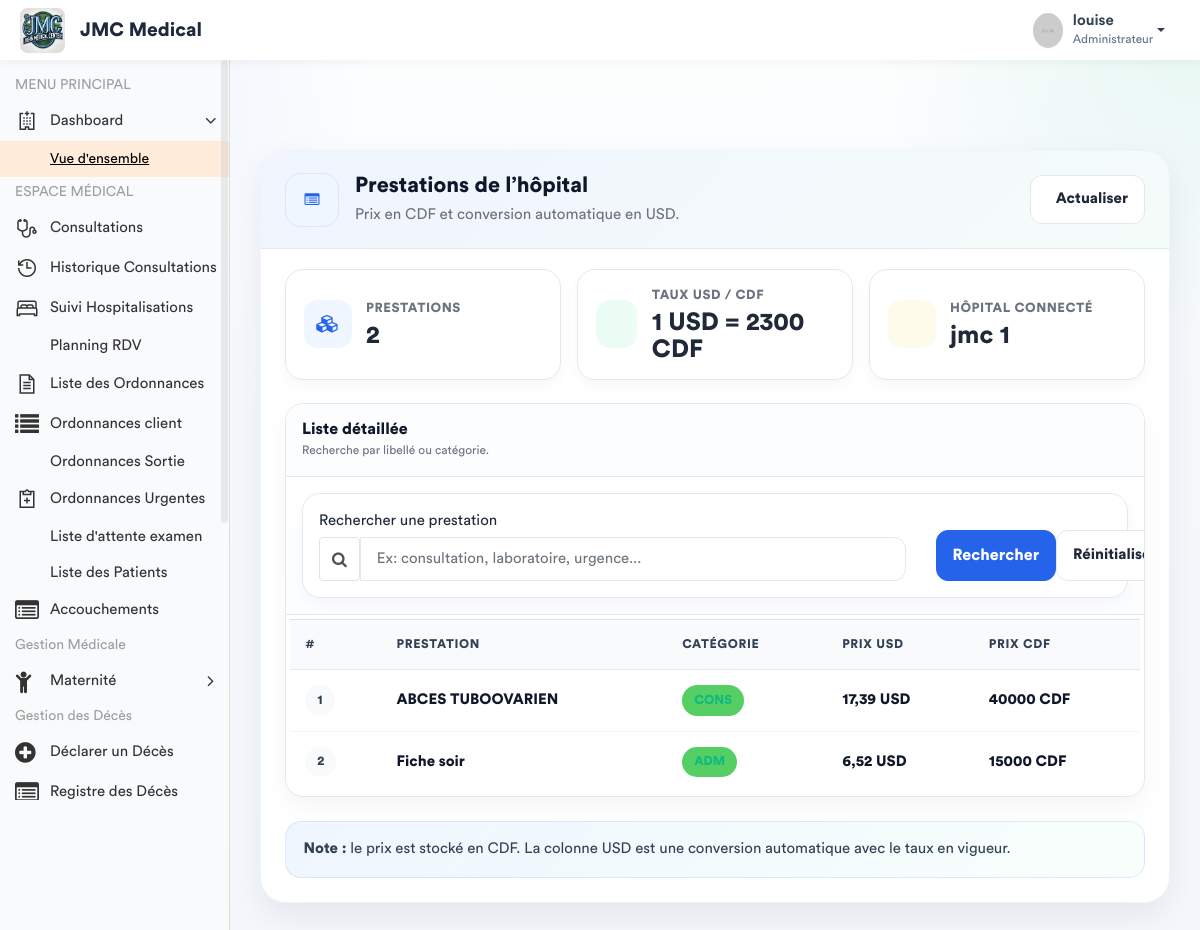
The page /prestations_receptionniste/ (signed in) on the database as committed earlier.
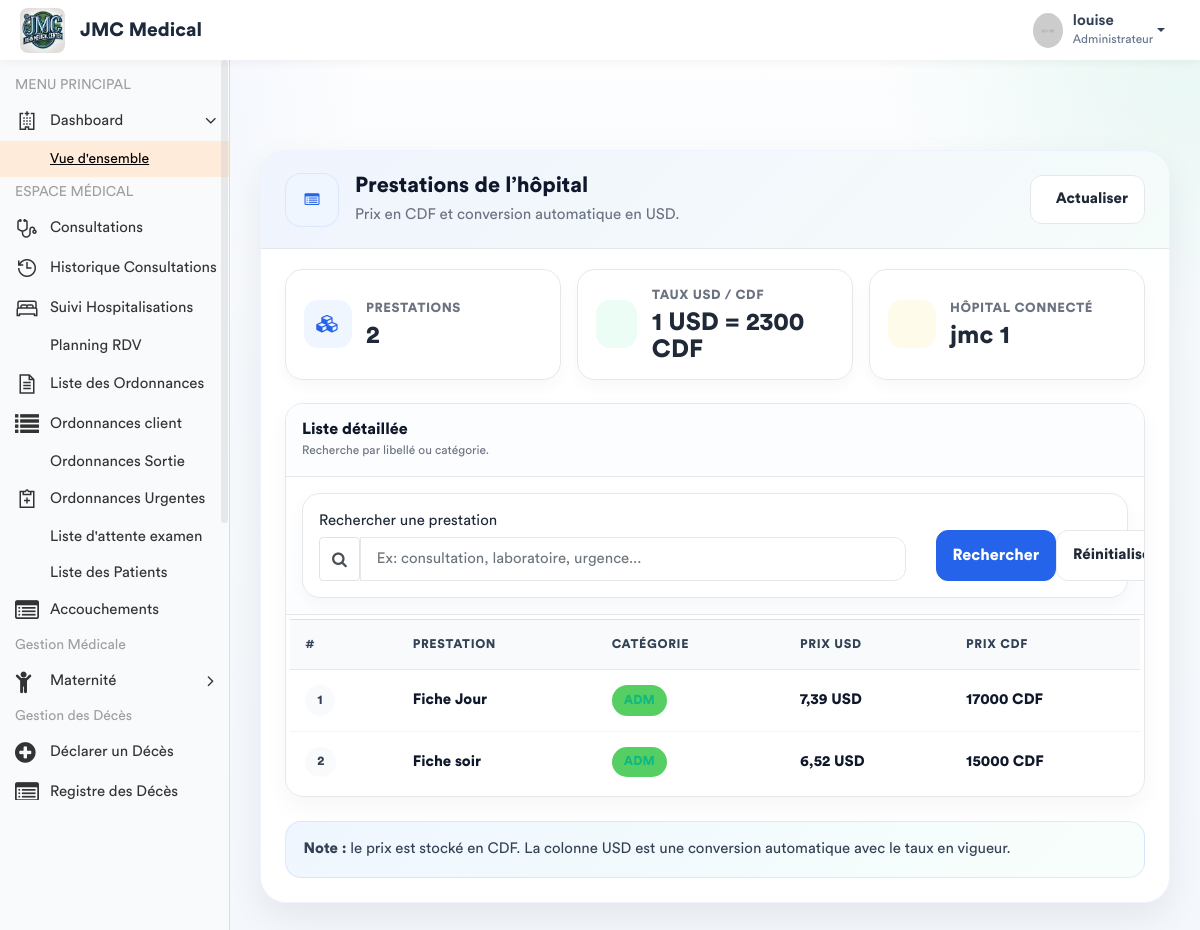
The same page on the database as committed later.
### app/models.py (models this page shows, shortened)
class Prestation(models.Model):
    CATEGORIES = [
        ('ADM', 'Administratif'),
        ('CONS', 'Consultation'),
        ('LABO', 'Laboratoire'),
        ('SOIN', 'Soins'),
        ('ECHO', 'Échographie'),
        ('RADIO', 'Radiologie'),
        ('SCAN', 'Scanner'),
        ('IRM', 'IRM'),
        ('CARDIO', 'Cardiographie'),
        ('GYNECO', 'Gynécographie'),
        ('ONCO', 'Oncologie'),
        ('ORTHO', 'Orthopédie'),
        ('DERMA', 'Dermatologie'),
        ('OPHTA', 'Ophtalmologie'),
        ('PSY', 'Psychiatrie'),
        ('KINE', 'Rééducation / Kinésithérapie'),
        ('MED', 'Acte Médical'),
        ('CHIR', 'Acte Chirurgical'),
        ('CONS_MAT', 'Consultation Maternité'),
        ('MAT', 'Forfait Maternité / Accouchement'),
    ]
    libelle = models.CharField(max_length=200, verbose_name="Libellé")
    categorie = models.CharField(max_length=10, choices=CATEGORIES, verbose_name="Catégorie")
    prix = models.DecimalField(max_digits=10, decimal_places=2, default=Decimal('0.00'), verbose_name="Prix (CDF)")
    hopital =  models.ForeignKey(Hopital, on_delete= models.SET_NULL , null = True , related_name = 'hopital_prestation')
    valeur_normale = models.CharField(
        max_length=150, blank=True, null=True,
        verbose_name="Valeur Normale / Référence (Labo uniquement)",
        help_text="Ex: 70-110 mg/dl, Négatif, etc."
    )
    class Meta:
        verbose_name = "Prestation"
        verbose_name_plural = "Prestations"

### app/views.py (the view)
# urls.py: path('prestations_receptionniste/', views.liste_prestations_receptionniste, name='liste_prestations_receptionniste'),
@login_required
def liste_prestations_receptionniste(request):
    role = Fonction.objects.filter(userKey=request.user).select_related("hopital", "fonctionKey").first()
    user_hopital = role.hopital if role else None
    fonction_key = role.fonctionKey.roleName if role and role.fonctionKey else "Utilisateur"
    q = request.GET.get("q", "").strip()
    prestations = Prestation.objects.all().order_by("libelle")
    if not request.user.is_superuser:
        if user_hopital:
            prestations = prestations.filter(hopital=user_hopital)
        else:
            prestations = prestations.none()
    if q:
        prestations = prestations.filter(
            Q(libelle__icontains=q) |
            Q(categorie__icontains=q)
        )
    taux = ConfigurationHopital.get_taux()
    taux = Decimal(str(taux))  # 1 USD = taux CDF
    prestations_list = []
    for prestation in prestations:
        prix_cdf = prestation.prix or Decimal("0")
        prix_usd = prix_cdf / taux if taux else Decimal("0")
        prestations_list.append({
            "obj": prestation,
            "prix_usd": prix_usd,
            "prix_cdf": prix_cdf,
        })
    return render(request, "back-end/prestation/list_prestation_receptionniste.html", {
        "prestations": prestations,
        "prestations_list": prestations_list,
        "taux": taux,
        "fonctionKey": fonction_key,
        "user_hopital": user_hopital,
        "q": q,
    })

### app/models.py (called while the page is built)
    @classmethod
    def get_taux(cls):
        config = cls.objects.first()
        if config:
            return config.taux_usd_en_cdf
        return Decimal('2500.00')

### app/templates/back-end/prestation/list_prestation_receptionniste.html (shortened to what the changed rows need)
{% load static %}
<!DOCTYPE html>
<html lang="fr">
<head>
    {% include 'back-end/includes/css.html' %}
</head>
<body>
<div class="main-wrapper">
    <div class="page-wrapper">
        <div class="content container-fluid page-shell">
            <div class="hero-card">
                <div class="hero-top">
                    <div class="hero-left">
                        <div>
                            <h1 class="hero-title">Prestations de l’hôpital</h1>
                        </div>
                    </div>
                </div>
                <div class="content-card">
                    <div class="table-wrap table-responsive">
                        <table class="table table-hover align-middle mb-0">
                            <thead>
                                <tr>
                                    <th>#</th>
                                    <th>Prestation</th>
                                    <th>Catégorie</th>
                                    <th>Prix USD</th>
                                    <th>Prix CDF</th>
                                </tr>
                            </thead>
                            <tbody>
                                {% for item in prestations_list %}
                                    {% with prestation=item.obj %}
                                        <tr>
                                            <td><span class="badge-custom badge-light">{{ forloop.counter }}</span></td>
                                            <td>
                                                <div class="prestation-name">{{ prestation.libelle }}</div>
                                            </td>
                                            <td>
                                                {% if prestation.categorie %}
                                                    <span class="badge-custom badge-success">{{ prestation.categorie }}</span>
                                                {% else %}
                                                    <span class="text-muted">-</span>
                                                {% endif %}
                                            </td>
                                            <td><span class="money">{{ item.prix_usd|floatformat:2 }} USD</span></td>
                                            <td><span class="money">{{ item.prix_cdf|floatformat:0 }} CDF</span></td>
                                        </tr>
                                    {% endwith %}
                                {% endfor %}
                            </tbody>
                        </table>
                    </div>
                </div>
            </div>
        </div>
    </div>
</div>
</body>
</html>

Rows that differ between the two databases and show on the page:
removed Prestation: obj.libelle "ABCES TUBOOVARIEN", obj.categorie "CONS", prix_usd "17,39", prix_cdf "40000"
added Prestation: obj.libelle "Fiche Jour", obj.categorie "ADM", prix_usd "7,39", prix_cdf "17000"
